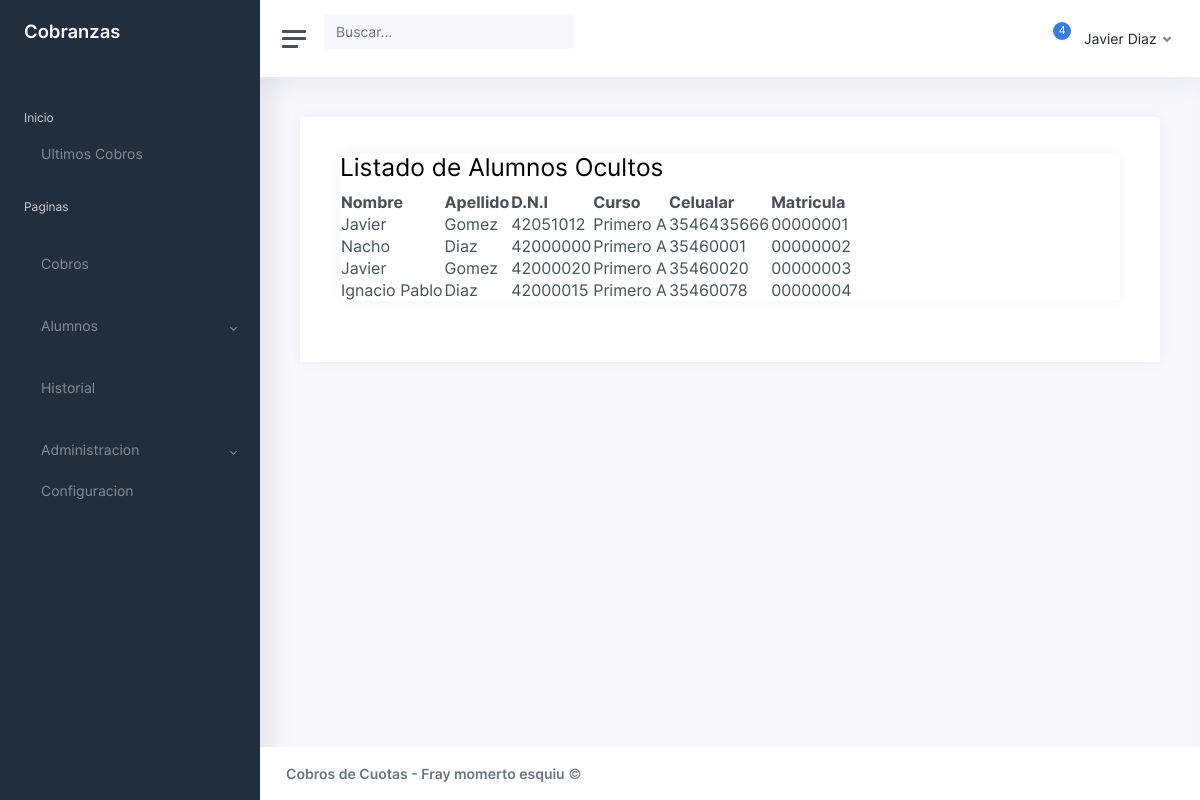
/listado-alumno-oculto, run on the app's committed database.
### Sistema/models.py (models this page shows, shortened)
class Alumno(models.Model):
    nombre = models.CharField(max_length=20, null=True)
    apellido = models.CharField(max_length=20, null=True)
    celular = models.CharField(max_length=20, null=True)
    dni = models.CharField(max_length=20, unique=True, null=True)
    matricula = models.CharField(max_length=20, unique=True, null=True)
    curso = models.ForeignKey(Curso, on_delete=models.CASCADE, null=False, blank=False)
    oculto = models.BooleanField(default=False)

class Curso(models.Model):
    nombre = models.CharField(max_length=15, null=False, blank=False)
    division = models.CharField(max_length=5, unique=True, null=True)
    def __str__(self):
        return self.nombre + ' ' + self.division

### Sistema/views.py (the view)
# urls.py: path('listado-alumno-oculto', listado_alumnos_oculto, name="listado_alumnos_oculto"),
def listado_alumnos_oculto(request):
    alumnos = Alumno.objects.filter(oculto=True)
    data = {
        'alumnos':alumnos
        }
    return render(request, 'Sistema/alumnos_ocultos.html', data)

### Sistema/templates/Sistema/alumnos_ocultos.html
{% extends 'Sistema/base.html' %}
{% block contenido %}
<h2>Listado de Alumnos Ocultos</h2>
<table>
    <tr>
        <th>Nombre</th>
        <th>Apellido</th>
        <th>D.N.I</th>
        <th>Curso</th>
        <th>Celualar</th>
        <th>Matricula</th>
    </tr>
    {% for a in alumnos %}
    <tr>
        <td>{{ a.nombre }}</td>
        <td>{{ a.apellido }}</td>
        <td>{{ a.dni }}</td>
        <td>{{ a.curso }}</td>
        <td>{{ a.celular }}</td>
        <td>{{ a.matricula }}</td>
    </tr>
    {% endfor %}
</table>
{% endblock %}

### data on the page
Alumno: nombre "Javier", apellido "Gomez", dni "42051012", curso "Primero A", celular "3546435666", matricula "00000001"
Alumno: nombre "Nacho", apellido "Diaz", dni "42000000", curso "Primero A", celular "35460001", matricula "00000002"
Alumno: nombre "Javier", apellido "Gomez", dni "42000020", curso "Primero A", celular "35460020", matricula "00000003"
Alumno: nombre "Ignacio Pablo", apellido "Diaz", dni "42000015", curso "Primero A", celular "35460078", matricula "00000004"
